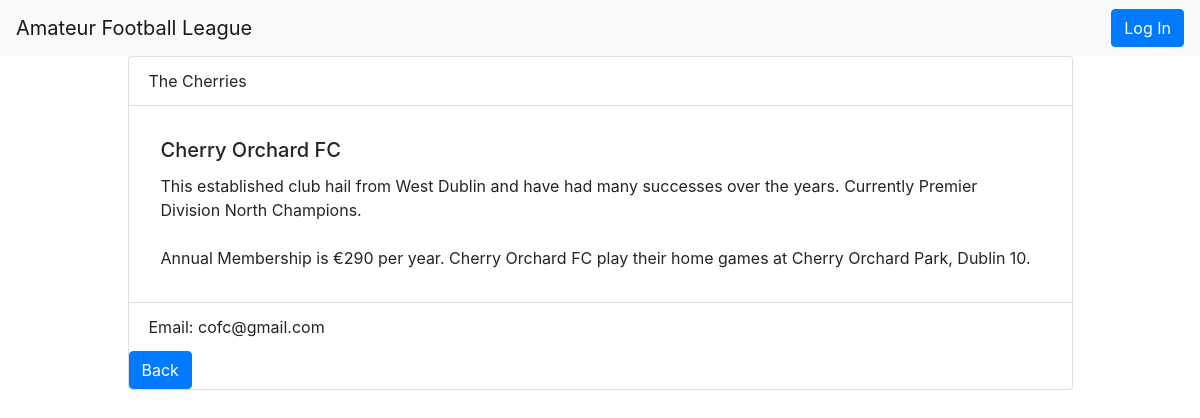
Screenshot of /division/Premier Division North/teams/Cherry Orchard FC/teamDetails with the database file from the repository.
### db_setup.py (models this page shows, shortened)
class Team(Base):
    __tablename__ = 'team'
    id = Column(Integer, primary_key = True)
    name = Column(String(80), nullable = False)
    nickname = Column(String(80))
    membership = Column(Integer, nullable = False)
    email = Column(String(80))
    home = Column(String(100))
    description = Column(String(500))
    division_id = Column(Integer, ForeignKey('division.id'))
    division = relationship(Division)
    user_id = Column(Integer, ForeignKey('user.id'))
    user = relationship(User)

### application.py (the view)
@app.route('/division/<path:division_name>')
@app.route('/division/<path:division_name>/teams')
def showTeams(division_name):
    try:
        session = newSession()
        division = session.query(Division).filter_by(name = division_name).one()
        teams = session.query(Team).filter_by(division_id = division.id)
        divisions = session.query(Division).order_by(Division.rank).all()
        if loggedIn(): # can create a new team if logged in
            return render_template('teams.html', teams = teams, division = division, divisions = divisions)
        else:
            return render_template('publicTeams.html', teams = teams, division = division, divisions = divisions)
    finally:
        session.close()

### application.py (called while the page is built)
def newSession():
    DBSession = sessionmaker(bind=engine)
    session = DBSession()
    return session

@app.route('/division/<path:division_name>/teams/<path:team_name>/teamDetails')
def showTeamDetails(division_name, team_name):
    session = newSession()
    team = session.query(Team).filter_by(name = team_name).one()
    if login_session.get('user_id') == team.user_id: # can edit/delete depending on auth
        return render_template('teamDetails.html', team = team, division_name = division_name)
    else:
        return render_template('publicTeamDetails.html', team = team, division_name = division_name)

### templates/publicTeamDetails.html (shortened to what this page needs)
{% extends 'teamDetails.html' %}
{% block main %}
{{super()}}
{% endblock %}

### templates/teamDetails.html (shortened to what this page needs)
{% extends 'divisions.html' %}
{% block main %}
  <div class="card-header bg-transparent">{{team.nickname}}</div>
  <div class="card-body">
    <h5 class="card-title">{{team.name}}</h5>
    <p class="card-text">  {{team.description}}<br><br>Annual Membership is €{{team.membership}} per year.  {{team.name}} play their home games at {{team.home}}.</p>
  </div>
  <div class="card-footer bg-transparent">Email: {{team.email}}</div>
  <div class='row'>
      <div class='col-2'>
          <a class='btn btn-primary' role='button' href = {{url_for('showTeams', division_name = division_name)}}>Back</a>
      </div>
    </div>
  </div>
{% endblock %}

### static/style.css (style rules this page uses)
.card-body { padding-top: 2em; padding-bottom: 2em; padding-left: 2em; padding-right: 2em; }

### rows the page displays
Team: nickname "The Cherries", name "Cherry Orchard FC", description "This established club hail from West Dublin and have had many successes over the years. Currently Premier Division North Champions.", membership "290", home "Cherry Orchard Park, Dublin 10", email "cofc@gmail.com"
